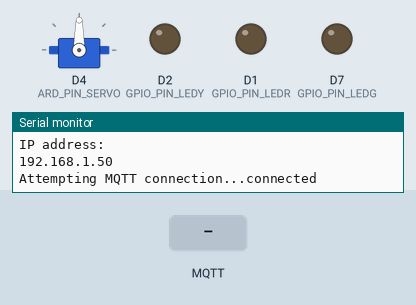
The sketch below on a simulated ESP8266 (NodeMCU). Parts: servo, output pins drawn as LEDs (lit = HIGH), the last lines printed to the serial monitor. Inputs (shaded band) come from the test bench. WiFi joins after 1.5 s; servers stay silent unless stated; random numbers use the default seed unless the sketch sets one; no MQTT or app messages arrive unless stated.

Above: at 3.3 s.
3.4 s: MQTT message "0" arrives on the first subscribed topic
At 4.0 s:
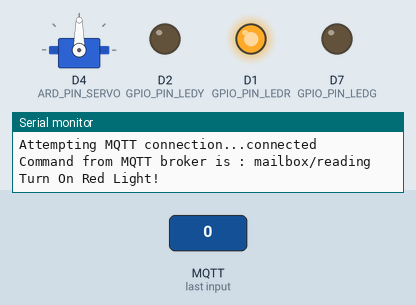
4.9 s: MQTT message "2" arrives on the first subscribed topic
At 5.2 s:
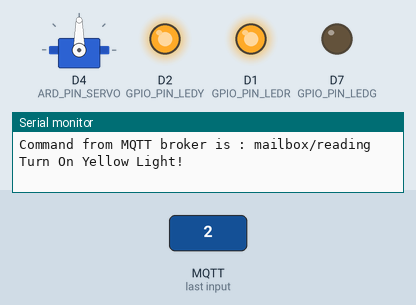
6.4 s: MQTT message "1" arrives on the first subscribed topic
At 7.4 s:
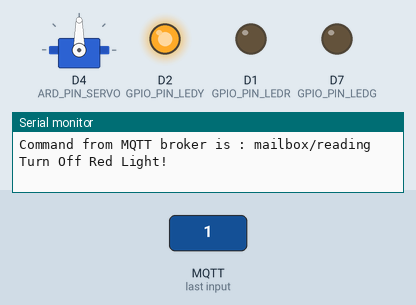
7.9 s: MQTT message "4" arrives on the first subscribed topic
At 8.7 s:
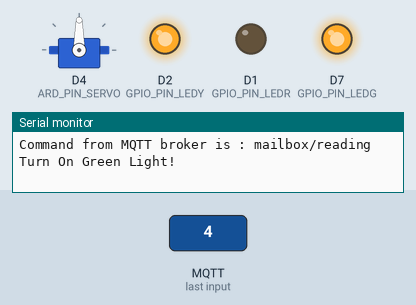
9.4 s: MQTT message "3" arrives on the first subscribed topic
At 9.9 s:
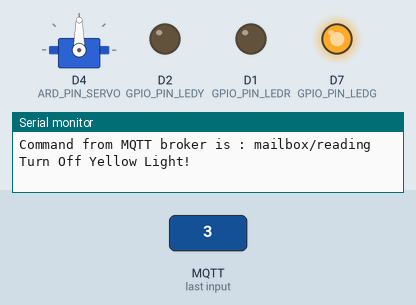
10.9 s: MQTT message "6" arrives on the first subscribed topic
At 11.9 s:
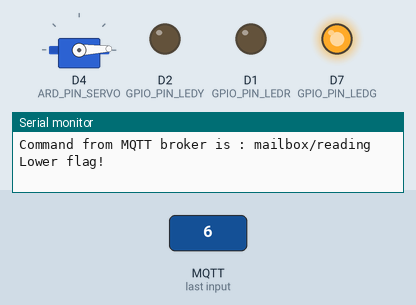
Timing chart, 0 to 13.4 s (numbered marks = the images above; inputs shaded):
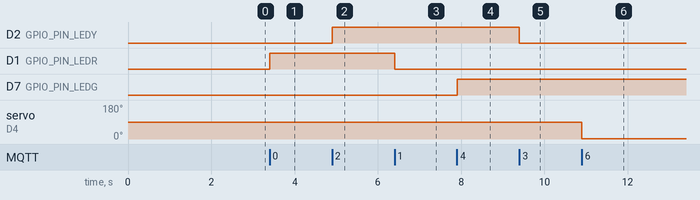

The sketch:

mailbox_with_temp.ino
```cpp
/*
   IoT - Remotely controled mailbox with NodeMCU through MQTT broker
   This one works on NODEMCU
*/
#include <Servo.h>
#include <ESP8266WiFi.h>
#include <PubSubClient.h>
#include <DHT.h>

#define GPIO_PIN_LEDR D1  // pinout for setup
#define GPIO_PIN_LEDY D2  // pinout for setup
#define GPIO_PIN_LEDG D7  // pinout for setup
#define ARD_PIN_SERVO 2  // note - needs to be pin number not GPIO number for servo controller
#define MQTTuser "MQTT-USERNAME"
#define MQTTpsw "MQTT-PASSWORD"
#define DHTPIN 12
#define DHTTYPE DHT11 // or DHT22

// Update these with values suitable for your network.
const char* ssid = "YOUR_WIFI";
const char* password = "YOUR_PASSWORD";
const char* mqtt_server = "your-mqtt-server.local";

WiFiClient espClient;
PubSubClient mqttClient(espClient);
Servo myservo;  // create servo object to control a servo
int pos = 0;    // variable to store the servo position
DHT dht(DHTPIN, DHTTYPE);
int period = 120000;
unsigned long time_now = 0;

void setup()
{
  Serial.begin(9600);
  setup_wifi();
  mqttClient.setServer(mqtt_server, 1883);
  mqttClient.setCallback(callback);
  pinMode(GPIO_PIN_LEDR, OUTPUT);
  digitalWrite(GPIO_PIN_LEDR, LOW);
  pinMode(GPIO_PIN_LEDY, OUTPUT);
  digitalWrite(GPIO_PIN_LEDY, LOW);
  pinMode(GPIO_PIN_LEDG, OUTPUT);
  digitalWrite(GPIO_PIN_LEDG, LOW);
  myservo.attach(ARD_PIN_SERVO);  // attaches the servo on pin 2 to the servo object
}

void loop()
{
  if (!mqttClient.connected())
  {
    connect();
  }

  mqttClient.loop();
}

void setup_wifi()
{
  delay(100);

  // We start by connecting to a WiFi network
  Serial.print("Connecting to: ");
  Serial.println(ssid);
  WiFi.begin(ssid, password);
  while (WiFi.status() != WL_CONNECTED)
  {
    delay(1000);
    Serial.print(".");
  }

  randomSeed(micros());
  Serial.println("");
  Serial.println("WiFi connected");
  Serial.println("IP address: ");
  Serial.println(WiFi.localIP());
}

void callback(char* topic, byte* payload, unsigned int length)
{
  Serial.print("Command from MQTT broker is : ");
  Serial.print(topic);
  char p = payload[0];

  // if MQTT comes a 0 turn ON red light
  if (p == '0')
  {
    digitalWrite(GPIO_PIN_LEDR, HIGH);
    Serial.println(" Turn On Red Light! ");
    mqttClient.publish("mailbox-red/reading", String("ON").c_str(), true);
  }

  // if MQTT comes a 1, turn OFF red light
  if (p == '1')
  {
    digitalWrite(GPIO_PIN_LEDR, LOW);
    Serial.println(" Turn Off Red Light! " );
    mqttClient.publish("mailbox-red/reading", String("OFF").c_str(), true);
  }
  // if MQTT comes a 2 turn ON Yellow Light
  if (p == '2')
  {
    digitalWrite(GPIO_PIN_LEDY, HIGH);
    Serial.println(" Turn On Yellow Light! ");
    mqttClient.publish("mailbox-yellow/reading", String("ON").c_str(), true);
  }

  // if MQTT comes a 3, turn OFF pin A
  if (p == '3')
  {
    digitalWrite(GPIO_PIN_LEDY, LOW);
    Serial.println(" Turn Off Yellow Light! " );
    mqttClient.publish("mailbox-yellow/reading", String("OFF").c_str(), true);
  }
  // if MQTT comes a 4 turn ON Green Light
  if (p == '4')
  {
    digitalWrite(GPIO_PIN_LEDG, HIGH);
    Serial.println(" Turn On Green Light! ");
    mqttClient.publish("mailbox-green/reading", String("ON").c_str(), true);
  }

  // if MQTT comes a 5, turn OFF Green Light
  if (p == '5')
  {
    digitalWrite(GPIO_PIN_LEDG, LOW);
    Serial.println(" Turn Off Green Light! " );
    mqttClient.publish("mailbox-green/reading", String("OFF").c_str(), true);
  }
  // if MQTT comes a 6 turn down flag
   if (p == '6')
  {
    for (pos = 97; pos >= 2; pos -= 1) { // goes from 0 degrees to 180 degrees
      myservo.write(pos);              // tell servo to go to position in variable 'pos'
 //     delay(15);                       // waits 15ms for the servo to reach the position
    }
    Serial.println(" Lower flag! ");
    mqttClient.publish("mailbox-flag/reading", String("OFF").c_str(), true);
  }
  // if MQTT comes a 7, turn up flag
  if (p == '7')
  {
    for (pos = 2; pos <= 97; pos += 1) { // goes from 0 degrees to 180 degrees
      myservo.write(pos);              // tell servo to go to position in variable 'pos'
 //     delay(15);                       // waits 15ms for the servo to reach the position
    }
    Serial.println(" Raise Flag! " );
    mqttClient.publish("mailbox-flag/reading", String("ON").c_str(), true);
  }

  // if MQTT comes a 8 publish temp data
   if (p == '8')
  {
  // publish temp info every 2 minutes
 // if(millis() > time_now + period){
 //   time_now = millis();
 //   {
      // Loop a few times
    int i; // count loops
    for (i = 0; i < 6; i++) {

      // Reading temperature or humidity takes about 250 milliseconds!
      // Sensor readings may also be up to 2 seconds 'old' (its a very slow sensor)
      delay(1000);
      float h = dht.readHumidity();
      // Read temperature as Celsius (the default)
      float t = dht.readTemperature();
      // Read temperature as Fahrenheit (isFahrenheit = true)
      float f = dht.readTemperature(true);
        // Check if any reads failed and exit early (to try again).
      if (isnan(h) || isnan(t) || isnan(f)) {
        Serial.println(F("Failed to read from DHT sensor!"));
        return;
      }
      // Compute heat index in Fahrenheit (the default)
      float hif = dht.computeHeatIndex(f, h);
      // Compute heat index in Celsius (isFahreheit = false)
      float hic = dht.computeHeatIndex(t, h, false);
      Serial.print(F("Humidity: "));
      Serial.print(h);
      Serial.print(F("%  Temperature: "));
      Serial.print(t);
      Serial.print(F("°C "));
      Serial.print(f);
      Serial.print(F("°F  Heat index: "));
      Serial.print(hic);
      Serial.print(F("°C "));
      Serial.print(hif);
      Serial.println(F("°F"));
      // Publish to MQTT
      mqttClient.publish("mailbox-temp-h/reading", String(h).c_str(), true);
      mqttClient.publish("mailbox-temp-f/reading", String(f).c_str(), true);
      mqttClient.publish("mailbox-temp-c/reading", String(t).c_str(), true);
      mqttClient.publish("mailbox-temp-hic/reading", String(hif).c_str(), true);
      mqttClient.publish("mailbox-temp-hif/reading", String(hif).c_str(), true);
      }
 //     }
 //   }
  }
}

void connect()
{
  // Loop until we're connected
  while (!mqttClient.connected())
  {
    Serial.print("Attempting MQTT connection...");

    // Create a random client ID
    String clientId = "mailbox-";
    clientId += String(random(0xffff), HEX);

    // Attempt to connect
    // if you MQTT broker has clientID,username and password then change following line to
    if (mqttClient.connect(clientId.c_str(),MQTTuser,MQTTpsw))
    // if (mqttClient.connect(clientId.c_str()))
    {
      Serial.println("connected");

      //once connected to MQTT broker, subscribe to the topic
      mqttClient.subscribe("mailbox/reading");
    }
    else
    {
      Serial.print("failed, rc=");
      Serial.print(mqttClient.state());
      Serial.println(" try again in 5 seconds");

      // Wait 6 seconds before retrying
      delay(6000);
    }
  }
}
```

Measured:
- after the input at 3.4 s, D1 (GPIO_PIN_LEDR): LOW → HIGH at once
- after the input at 4.9 s, D2 (GPIO_PIN_LEDY): LOW → HIGH at once
- after the input at 6.4 s, D1 (GPIO_PIN_LEDR): HIGH → LOW at once
- after the input at 7.9 s, D7 (GPIO_PIN_LEDG): LOW → HIGH at once
- after the input at 9.4 s, D2 (GPIO_PIN_LEDY): HIGH → LOW at once
- after the input at 10.9 s, servo on D4 (ARD_PIN_SERVO): 90° → 2° at once
